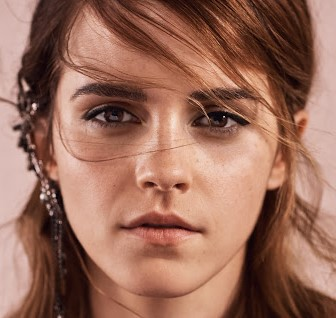
#> input picture input.jpg, 336 x 318 px, found by its file name
$ python filters.py
#> lines starting #> are read from the running program, lines starting #| are printed output that depends on the picture
import cv2
import numpy as np
import matplotlib.pyplot as plt
img = cv2.imread('input.jpg')
#> img is the input picture: shape (318, 336, 3); mean B, G, R 91.3, 108.5, 154.9
img = cv2.cvtColor(img, cv2.COLOR_BGR2RGB)
kernel = np.ones((5,5) , np.float32)/25

filtered = cv2.filter2D(img, -1, kernel)
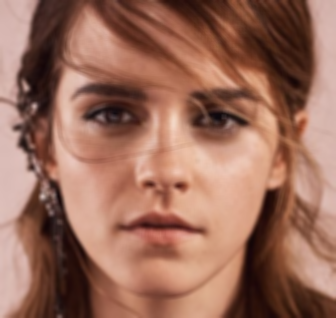
#> filtered: shape (318, 336, 3); mean R, G, B 154.9, 108.5, 91.3
blurred = cv2.blur(img, (5,5))
gaussian = cv2.GaussianBlur(img, (5,5), 0)
median = cv2.medianBlur(img, 5)

titles = ['Original', 'Filtered', 'Blurred', 'Gausssian', 'Median']

images = [img, filtered, blurred, gaussian, median]

for i in range(len(titles)):
    plt.subplot(2,3,i+1)
    plt.title(titles[i])
    plt.imshow(images[i])
plt.show()
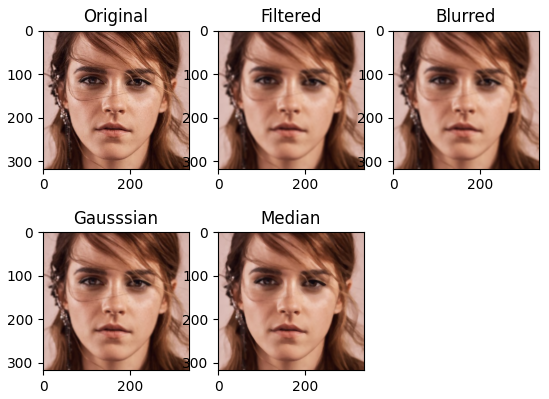
#> figure drawn by matplotlib, 5 panels

$ run again, with butterfly.jpg copied over input.jpg
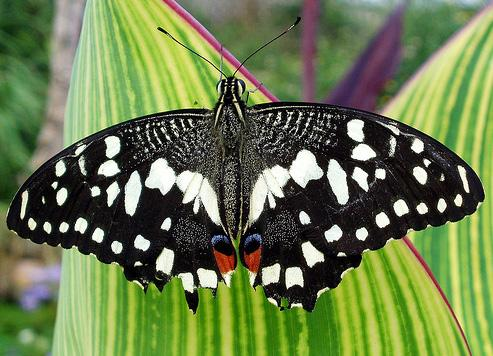
#> input picture butterfly.jpg, 493 x 356 px, found by its file name
#> img is the input picture: shape (356, 493, 3); mean B, G, R 77.2, 123.6, 107
#> `filtered = cv2.filter2D(img, -1, kernel)`:
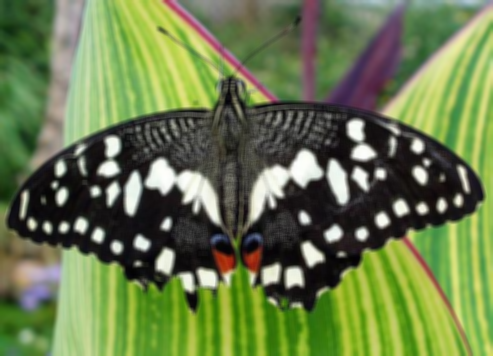
#> filtered: shape (356, 493, 3); mean R, G, B 107, 123.6, 77.2
#> `median = cv2.medianBlur(img, 5)`:
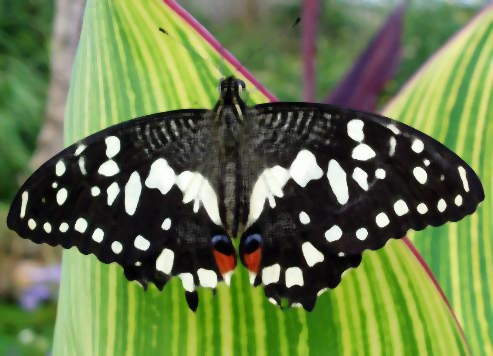
#> median: shape (356, 493, 3); mean R, G, B 105.2, 121.9, 75.1
